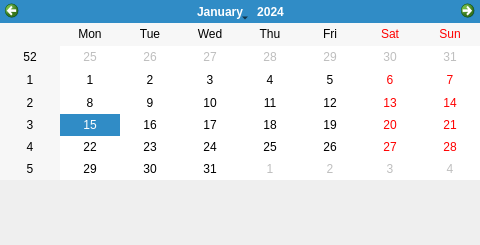
<?xml version="1.0" encoding="UTF-8"?>
<ui version="4.0">
 <class>TimeSetDialog</class>
 <widget class="QDialog" name="TimeSetDialog">
  <property name="geometry">
   <rect>
    <x>0</x>
    <y>0</y>
    <width>480</width>
    <height>245</height>
   </rect>
  </property>
  <property name="windowTitle">
   <string>Dialog</string>
  </property>
  <widget class="QCalendarWidget" name="calendarWidget">
   <property name="geometry">
    <rect>
     <x>0</x>
     <y>0</y>
     <width>480</width>
     <height>180</height>
    </rect>
   </property>
  </widget>
  <widget class="ImageLabel" name="confirmLabel">
   <property name="geometry">
    <rect>
     <x>180</x>
     <y>185</y>
     <width>140</width>
     <height>56</height>
    </rect>
   </property>
  </widget>
  <widget class="ImageLabel" name="cancelLabel">
   <property name="geometry">
    <rect>
     <x>330</x>
     <y>185</y>
     <width>140</width>
     <height>56</height>
    </rect>
   </property>
  </widget>
 </widget>
 <customwidgets>
  <customwidget>
   <class>ImageLabel</class>
   <extends>QLabel</extends>
   <header>component/imagelabel.h</header>
   <slots>
    <signal>released()</signal>
    <signal>pressed()</signal>
   </slots>
  </customwidget>
 </customwidgets>
 <resources/>
 <connections/>
</ui>
